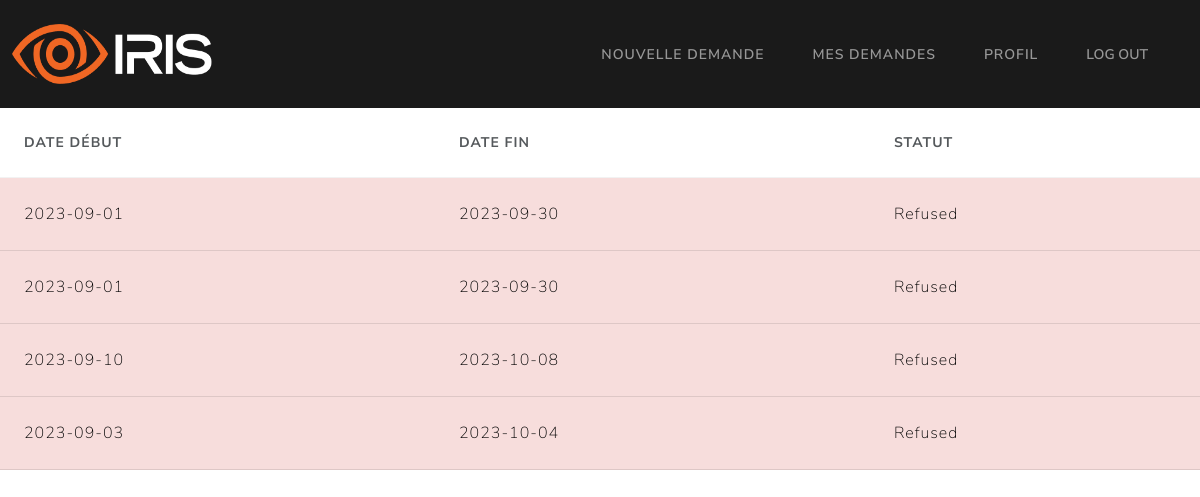
Screenshot of /employé/mes_demandes (signed in) with the database file from the repository.
### Models/models.py (models this page shows, shortened)
class demandeCongé(db.Model):
    id = db.Column(db.Integer, primary_key=True)
    date_debut = db.Column(db.String, unique=False, nullable=False)
    date_fin = db.Column(db.String, unique=False, nullable=False)
    statut = db.Column(db.String, unique=False, nullable=False)
    employee_matricule = db.Column(db.String, unique=False, nullable=False)
    motif_refus = db.Column(db.String, unique=False, nullable=True)

### app.py (the view)
@app.route("/employé/mes_demandes")
def mes_demandes():
	return getDemandes()

### Controllers/employeeController.py (called while the page is built)
def getDemandes():
    try:
        user_matricule = session['user']
        demandes = demandeCongé.query.filter_by(employee_matricule=user_matricule)
        return render_template('/user/demandes.html', demandes=demandes)
    except Exception as e:
        return render_template('/user/demandes.html', error=str(e))

### templates/user/demandes.html (shortened to what this page needs)
{% extends '/user/base.html'%} {% block title %} Mes demandes {% endblock %} {%
block content %}
<table class="table table-hover" style="width: 100%">
  <thead>
    <tr>
      <th scope="col">Date début</th>
      <th scope="col">Date fin</th>
      <th scope="col">Statut</th>
    </tr>
  </thead>
  <tbody>
    {% for demande in demandes %}
      {% if demande.statut == 'Accepted' %}
      <tr class="table-success">
        <td>{{ demande.date_debut }}</td>
        <td>{{ demande.date_fin }}</td>
        <td>{{ demande.statut }}</td>
      </tr>
      {% elif demande.statut == 'Refused' %}
      <tr class="table-danger">
        <td>{{ demande.date_debut }}</td>
        <td>{{ demande.date_fin }}</td>
        <td>{{ demande.statut }}</td>
      </tr>
      {% else %}
      <tr class="table-warning"  onclick="window.location='demande/{{ demande.id }}';" style="cursor: pointer;">
        <td>{{ demande.date_debut }}</td>
        <td>{{ demande.date_fin }}</td>
        <td>{{ demande.statut }}</td>
      </tr>
      {% endif %}
    {% endfor %}
  </tbody>
</table>
{% endblock %}

### rows the page displays
demandeCongé: date_debut "2023-09-01", date_fin "2023-09-30", statut "Refused"
demandeCongé: date_debut "2023-09-01", date_fin "2023-09-30", statut "Refused"
demandeCongé: date_debut "2023-09-10", date_fin "2023-10-08", statut "Refused"
demandeCongé: date_debut "2023-09-03", date_fin "2023-10-04", statut "Refused"
